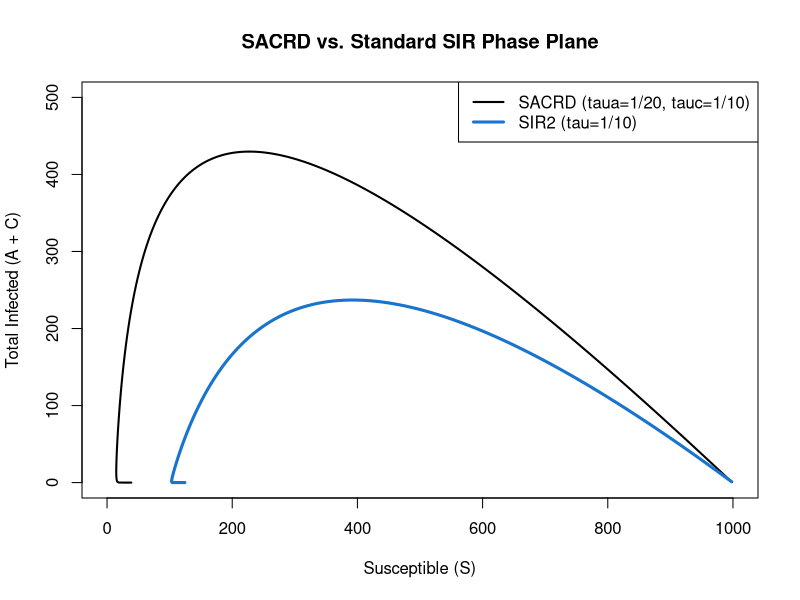
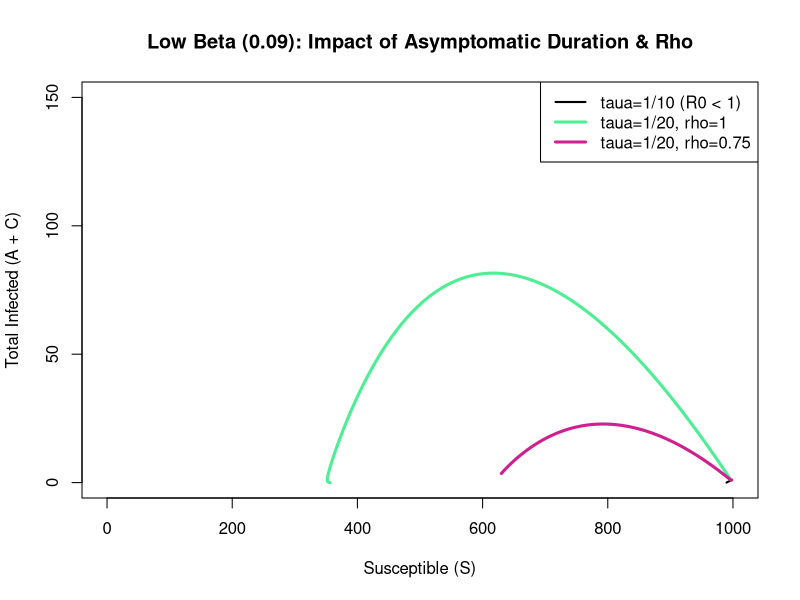

Reproduce these figures in R, in order.
## ---- chunk 1
knitr::opts_chunk[["set"]](echo = TRUE, warning = FALSE, message = FALSE)
library(deSolve)
## ---- chunk 2
SACRD <- function(t, state, parameters) {
  with(as.list(c(state, parameters)), {
    P <- (S + A + C + R)
    # Both A and C transmit equally in baseline model
    lam <- parameters['beta'] * (A + C) / P
    
    dS <- mu * P - mu * S - lam * S   
    dA <- (1 - gamma) * lam * S - taua * A - mu * A
    dC <- gamma * lam * S - tauc * C - mu * C 
    dR <- (1 - phi) * tauc * C + taua * A - mu * R
    dD <- phi * tauc * C   # Only clinical cases (C) suffer disease-induced mortality
    
    list(c(dS, dA, dC, dR, dD))
  }) 
}

initP <- 999 
initA <- 0
initC <- 1
initR <- 0 
initD <- 0
initS <- initP - initA - initC - initR
istate <- c(S = initS, A = initA, C = initC, R = initR, D = initD)

parameters <- c(
  mu = (1 / (50 * 52 * 7)),    
  beta = 0.25, 
  gamma = 0.2,    # 20% probability of developing clinical symptoms
  taua = 1 / 20,  # 20-day duration for asymptomatic cases
  tauc = 1 / 10,  # 10-day duration for clinical cases
  phi = 0.05      # 5% Case Fatality Ratio among clinical cases
)

time_start <- 0
time_stop <- 600
deltat <- 0.1
tps <- seq(time_start, time_stop, by = deltat)

out <- deSolve::ode(y = istate, times = tps, func = SACRD, parms = parameters) 
Result <- as.data.frame(out)

# Phase plane: Susceptibles (S) vs Total Active Infections (A + C)
plot(Result[["S"]], Result[["C"]] + Result[["A"]], type = "l", lwd = 2,
     ylim = c(0, 500), xlim = c(0, 1000),
     xlab = "Susceptible (S)", ylab = "Total Infected (A + C)",
     main = "SACRD vs. Standard SIR Phase Plane")

# Compare with SIR_model2 (where everyone has a 10-day infectious period)
SIR_model2 <- function(t, state, parameters) {
  with(as.list(c(state, parameters)), {
    P <- (S + I + R)
    lam <- parameters['beta'] * I / P
    
    dS <- mu * P - mu * S - lam * S         
    dI <- lam * S - (1 - phi) * tau * I - delta * phi * I - mu * I 
    dR <- (1 - phi) * tau * I - mu * R
    dD <- delta * phi * I
    list(c(dS, dI, dR, dD))
  }) 
}

istate2 <- c(S = 998, I = 1, R = 0, D = 0)
parameters2 <- c(mu = (1/(50*52*7)), beta = 0.25, tau = 1/10, delta = 1/10, phi = 0.05)

out2 <- deSolve::ode(y = istate2, times = tps, func = SIR_model2, parms = parameters2) 
Result2 <- as.data.frame(out2)

# Overlay SIR trajectory in blue (much smaller peak because average infectious period is 10d vs 18d)
lines(Result2[["S"]], Result2[["I"]], col = "dodgerblue3", lwd = 3)
legend("topright", legend = c("SACRD (taua=1/20, tauc=1/10)", "SIR2 (tau=1/10)"),
       col = c("black", "dodgerblue3"), lwd = c(2, 3))
## ---- chunk 3
# Test low beta (0.09) with short (10d) vs long (20d) asymptomatic duration
parameters['beta'] <- 0.09
parameters['taua'] <- 1 / 10
out_lowbeta <- deSolve::ode(y = istate, times = tps, func = SACRD, parms = parameters) 

parameters['taua'] <- 1 / 20
out3_lowbeta <- deSolve::ode(y = istate, times = tps, func = SACRD, parms = parameters) 

plot(out_lowbeta[, 2], out_lowbeta[, 3] + out_lowbeta[, 4], type = "l", lwd = 2,
     ylim = c(0, 150), xlim = c(0, 1000),
     xlab = "Susceptible (S)", ylab = "Total Infected (A + C)",
     main = "Low Beta (0.09): Impact of Asymptomatic Duration & Rho")
lines(out3_lowbeta[, 2], out3_lowbeta[, 3] + out3_lowbeta[, 4], col = "seagreen2", lwd = 3)

# SACRD with reduced asymptomatic infectiousness (rho = 0.75)
SACRD_rho <- function(t, state, parameters) {
  with(as.list(c(state, parameters)), {
    P <- (S + A + C + R)
    lam <- parameters['beta'] * (A * rho + C) / P
    
    dS <- mu * P - mu * S - lam * S   
    dA <- (1 - gamma) * lam * S - taua * A - mu * A
    dC <- gamma * lam * S - tauc * C - mu * C 
    dR <- (1 - phi) * tauc * C + taua * A - mu * R
    dD <- phi * tauc * C
    list(c(dS, dA, dC, dR, dD))
  }) 
}

parameters['rho'] <- 0.75
# Fixed typo: using 'istate' instead of undefined 'istate_a'
out3r_lowbeta <- deSolve::ode(y = istate, times = tps, func = SACRD_rho, parms = parameters) 

lines(out3r_lowbeta[, 2], out3r_lowbeta[, 3] + out3r_lowbeta[, 4], col = "violetred", lwd = 3)
legend("topright", legend = c("taua=1/10 (R0 < 1)", "taua=1/20, rho=1", "taua=1/20, rho=0.75"),
       col = c("black", "seagreen2", "violetred"), lwd = c(2, 3, 3))
